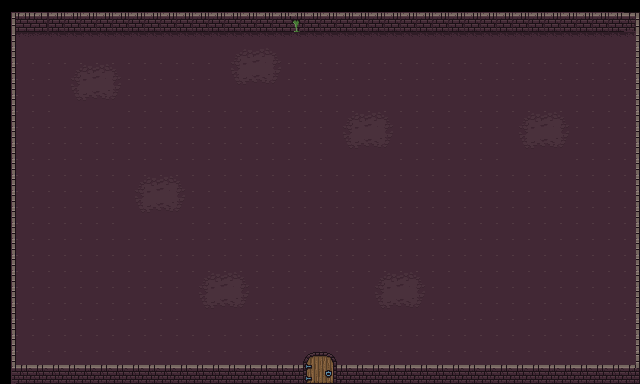

Rendered tile map (Tiled .tmx) drawn with the repository's tilesets; below, a short description and the full map source, tile grids included:
An orthogonal 40x24 tile map with 16x16 px tiles, 2 tile layers (Tile Layer 1, Tile Layer 2) and 4 objects.

<map version="1.10" tiledversion="1.10.0" orientation="orthogonal" renderorder="right-down" width="40" height="24" tilewidth="16" tileheight="16" infinite="0" nextlayerid="5" nextobjectid="6">
 <tileset firstgid="1" source="0x72_16x16DungeonTileset.v5.tsx" />
 <layer id="1" name="Tile Layer 1" width="40" height="24">
  <data encoding="csv">
17,2,3,1,1,1,1,1,1,1,1,1,1,1,1,1,1,1,1,1,1,1,1,1,1,1,1,1,1,1,1,1,1,1,1,1,1,1,1,21,
49,34,35,33,33,33,33,33,33,33,33,33,33,33,33,33,33,33,33,33,33,33,33,33,33,33,33,33,33,33,33,33,33,33,33,33,33,33,33,53,
81,66,67,65,65,65,65,65,65,65,65,65,65,65,65,65,65,65,65,65,65,65,65,65,65,65,65,65,65,65,65,65,65,65,65,65,65,65,65,65,
81,6,6,6,6,6,6,6,6,6,6,6,6,6,6,6,6,6,6,6,6,6,6,6,6,6,6,6,6,6,6,6,6,6,6,6,6,6,6,6,
81,6,6,6,6,6,6,6,6,6,6,6,6,6,6,6,6,6,6,6,6,6,6,6,6,6,6,6,6,6,6,6,6,6,6,6,6,6,6,6,
81,6,6,6,6,6,6,6,6,6,6,6,6,6,6,6,6,6,6,6,6,6,6,6,6,6,6,6,6,6,6,6,6,6,6,6,6,6,6,6,
81,6,6,6,6,6,6,6,6,6,6,6,6,6,6,6,6,6,6,6,6,6,6,6,6,6,6,6,6,6,6,6,6,6,6,6,6,6,6,6,
81,6,6,6,6,6,6,6,6,6,6,6,6,6,6,6,6,6,6,6,6,6,6,6,6,6,6,6,6,6,6,6,6,6,6,6,6,6,6,6,
81,6,6,6,6,6,6,6,6,6,6,6,6,6,6,6,6,6,6,6,6,6,6,6,6,6,6,6,6,6,6,6,6,6,6,6,6,6,6,6,
81,6,6,6,6,6,6,6,6,6,6,6,6,6,6,6,6,6,6,6,6,6,6,6,6,6,6,6,6,6,6,6,6,6,6,6,6,6,6,6,
81,6,6,6,6,6,6,6,6,6,6,6,6,6,6,6,6,6,6,6,6,6,6,6,6,6,6,6,6,6,6,6,6,6,6,6,6,6,6,6,
81,6,6,6,6,6,6,6,6,6,6,6,6,6,6,6,6,6,6,6,6,6,6,6,6,6,6,6,6,6,6,6,6,6,6,6,6,6,6,6,
81,6,6,6,6,6,6,6,6,6,6,6,6,6,6,6,6,6,6,6,6,6,6,6,6,6,6,6,6,6,6,6,6,6,6,6,6,6,6,6,
81,6,6,6,6,6,6,6,6,6,6,6,6,6,6,6,6,6,6,6,6,6,6,6,6,6,6,6,6,6,6,6,6,6,6,6,6,6,6,6,
81,6,6,6,6,6,6,6,6,6,6,6,6,6,6,6,6,6,6,6,6,6,6,6,6,6,6,6,6,6,6,6,6,6,6,6,6,6,6,6,
81,6,6,6,6,6,6,6,6,6,6,6,6,6,6,6,6,6,6,6,6,6,6,6,6,6,6,6,6,6,6,6,6,6,6,6,6,6,6,6,
81,6,6,6,6,6,6,6,6,6,6,6,6,6,6,6,6,6,6,6,6,6,6,6,6,6,6,6,6,6,6,6,6,6,6,6,6,6,6,6,
81,6,6,6,6,6,6,6,6,6,6,6,6,6,6,6,6,6,6,6,6,6,6,6,6,6,6,6,6,6,6,6,6,6,6,6,6,6,6,6,
81,6,6,6,6,6,6,6,6,6,6,6,6,6,6,6,6,6,6,6,6,6,6,6,6,6,6,6,6,6,6,6,6,6,6,6,6,6,6,6,
81,6,6,6,6,6,6,6,6,6,6,6,6,6,6,6,6,6,6,6,6,6,6,6,6,6,6,6,6,6,6,6,6,6,6,6,6,6,6,6,
81,6,6,6,6,6,6,6,6,6,6,6,6,6,6,6,6,6,6,6,6,6,6,6,6,6,6,6,6,6,6,6,6,6,6,6,6,6,6,6,
81,6,6,6,6,6,6,6,6,6,6,6,6,6,6,6,6,6,6,6,6,6,6,6,6,6,6,6,6,6,6,6,6,6,6,6,6,6,6,6,
81,6,6,6,6,6,6,6,6,6,6,6,6,6,6,6,6,6,6,6,6,6,6,6,6,6,6,6,6,6,6,6,6,6,6,6,6,6,6,6,
113,6,6,6,6,6,6,6,6,6,6,6,6,6,6,6,6,6,6,6,6,6,6,6,6,6,6,6,6,6,6,6,6,6,6,6,6,6,6,6
</data>
 </layer>
 <layer id="3" name="Tile Layer 2" width="40" height="24">
  <data encoding="csv">
0,0,0,0,0,0,0,0,0,0,0,0,0,0,0,0,0,0,0,0,0,0,0,0,0,0,0,0,0,0,0,0,0,0,0,0,0,0,0,0,
0,0,0,0,0,0,0,0,0,0,0,0,0,0,0,0,0,0,36,0,0,0,0,0,0,0,0,0,0,0,0,0,0,0,0,0,0,0,0,0,
0,0,0,0,0,0,0,0,0,0,0,0,0,0,0,0,0,0,0,0,0,0,0,0,0,0,0,0,0,0,0,0,0,0,0,0,0,0,0,81,
0,0,0,0,0,0,0,0,0,0,0,0,0,0,193,194,195,196,0,0,0,0,0,0,0,0,0,0,0,0,0,0,0,0,0,0,0,0,0,81,
0,0,0,0,193,194,195,196,0,0,0,0,0,0,225,226,227,228,0,0,0,0,0,0,0,0,0,0,0,0,0,0,0,0,0,0,0,0,0,81,
0,0,0,0,225,226,227,228,0,0,0,0,0,0,257,258,259,260,0,0,0,0,0,0,0,0,0,0,0,0,0,0,0,0,0,0,0,0,0,81,
0,0,0,0,257,258,259,260,0,0,0,0,0,0,0,0,0,0,0,0,0,0,0,0,0,0,0,0,0,0,0,0,0,0,0,0,0,0,0,81,
0,0,0,0,0,0,0,0,0,0,0,0,0,0,0,0,0,0,0,0,0,193,194,195,196,0,0,0,0,0,0,0,193,194,195,196,0,0,0,81,
0,0,0,0,0,0,0,0,0,0,0,0,0,0,0,0,0,0,0,0,0,225,226,227,228,0,0,0,0,0,0,0,225,226,227,228,0,0,0,81,
0,0,0,0,0,0,0,0,0,0,0,0,0,0,0,0,0,0,0,0,0,257,258,259,260,0,0,0,0,0,0,0,257,258,259,260,0,0,0,81,
0,0,0,0,0,0,0,0,0,0,0,0,0,0,0,0,0,0,0,0,0,0,0,0,0,0,0,0,0,0,0,0,0,0,0,0,0,0,0,81,
0,0,0,0,0,0,0,0,193,194,195,196,0,0,0,0,0,0,0,0,0,0,0,0,0,0,0,0,0,0,0,0,0,0,0,0,0,0,0,81,
0,0,0,0,0,0,0,0,225,226,227,228,0,0,0,0,0,0,0,0,0,0,0,0,0,0,0,0,0,0,0,0,0,0,0,0,0,0,0,81,
0,0,0,0,0,0,0,0,257,258,259,260,0,0,0,0,0,0,0,0,0,0,0,0,0,0,0,0,0,0,0,0,0,0,0,0,0,0,0,81,
0,0,0,0,0,0,0,0,0,0,0,0,0,0,0,0,0,0,0,0,0,0,0,0,0,0,0,0,0,0,0,0,0,0,0,0,0,0,0,81,
0,0,0,0,0,0,0,0,0,0,0,0,0,0,0,0,0,0,0,0,0,0,0,0,0,0,0,0,0,0,0,0,0,0,0,0,0,0,0,81,
0,0,0,0,0,0,0,0,0,0,0,0,0,0,0,0,0,0,0,0,0,0,0,0,0,0,0,0,0,0,0,0,0,0,0,0,0,0,0,81,
0,0,0,0,0,0,0,0,0,0,0,0,193,194,195,196,0,0,0,0,0,0,0,193,194,195,196,0,0,0,0,0,0,0,0,0,0,0,0,81,
0,0,0,0,0,0,0,0,0,0,0,0,225,226,227,228,0,0,0,0,0,0,0,225,226,227,228,0,0,0,0,0,0,0,0,0,0,0,0,81,
0,0,0,0,0,0,0,0,0,0,0,0,257,258,259,260,0,0,0,0,0,0,0,257,258,259,260,0,0,0,0,0,0,0,0,0,0,0,0,81,
0,0,0,0,0,0,0,0,0,0,0,0,0,0,0,0,0,0,0,0,0,0,0,0,0,0,0,0,0,0,0,0,0,0,0,0,0,0,0,81,
0,0,0,0,0,0,0,0,0,0,0,0,0,0,0,0,0,0,0,0,0,0,0,0,0,0,0,0,0,0,0,0,0,0,0,0,0,0,0,81,
0,18,18,18,18,18,18,18,18,18,18,18,18,18,18,18,18,18,55,56,57,58,18,18,18,18,18,18,18,18,18,18,18,18,18,18,18,18,18,85,
0,50,50,50,50,50,50,50,50,50,50,50,50,50,50,50,50,50,87,88,89,90,50,50,50,50,50,50,50,50,50,50,50,50,50,50,50,50,50,117
</data>
 </layer>
 <objectgroup id="4" name="objects" visible="0">
  <object id="1" x="0" y="16" width="640" height="16" />
  <object id="2" x="0" y="32" width="16" height="352" />
  <object id="3" x="16" y="368" width="624" height="16" />
  <object id="5" x="624" y="32" width="16" height="336" />
 </objectgroup>
</map>
